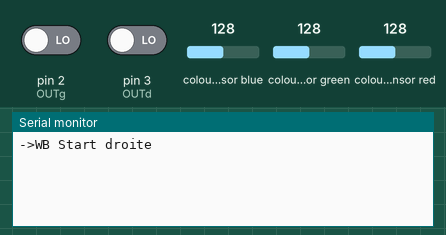
Recording of a sketch running on a simulated Arduino Uno, built with avr-gcc and run on an emulated ATmega328P. Parts: the last lines printed to the serial monitor. Wiring (inferred from the names in the program): 2 × TCS3200 colour sensor: output pin 2, S2 pin 5, S3 pin 4, S0 pin 7, S1 pin 6 / output pin 3, S2 pin 9, S3 pin 8, S0 pin 11, S1 pin 10. The test bench sets the inputs (shaded band); at power-on: colour sensor red 128, colour sensor green 128, colour sensor blue 128, pin 2 (OUTg) LOW, pin 3 (OUTd) LOW.

Above: at 1.2 s.
1.3 s: colour sensor red set to 5
At 2.8 s:
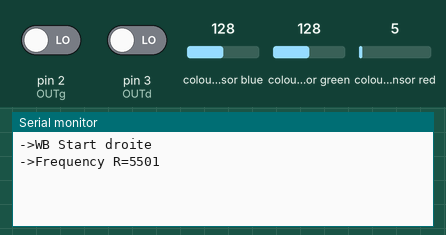
4.3 s: colour sensor green set to 5
At 5.9 s:
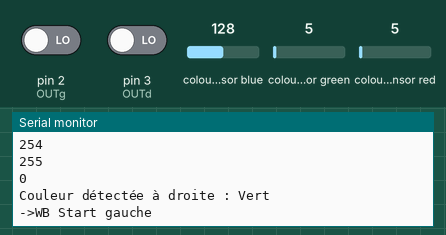
6.5 s: colour sensor blue set to 5
At 7.6 s:
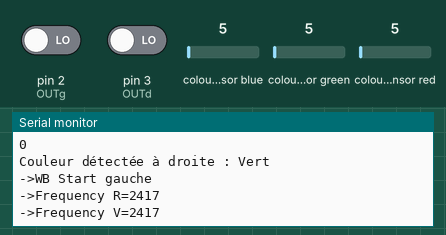
Timing chart, 0 to 9.5 s (numbered marks = the images above; inputs shaded):
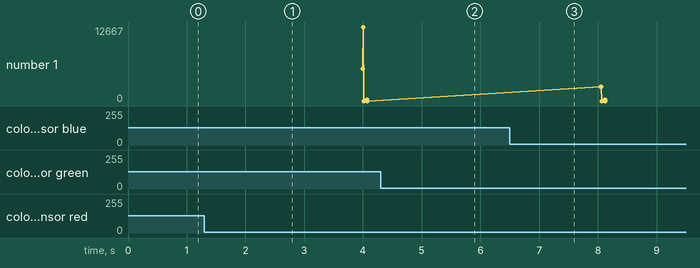

Measured:
- after the input at 1.3 s, the serial monitor: prints a new line after 0.70 s (image 1)

The sketch:

V4.ino
```cpp
#include <TimerOne.h>

const int S0g = 7;
const int S1g = 6;
const int S2g = 5;
const int S3g = 4;
const int OUTg= 2;
int Rg = 0;
int Vg = 0;
int Bg = 0;
int g_countg = 0;
int g_arrayg[3];
int g_flagg = 0;
float g_SFg[3];

const int S0d = 11;
const int S1d = 10;
const int S2d = 9;
const int S3d = 8;
const int OUTd= 3;
int Rd = 0;
int Vd = 0;
int Bd = 0;
int g_countd = 0;
int g_arrayd[3];
int g_flagd = 0;
float g_SFd[3];

// fonctions pour capteur droit/////////////////////////////////////////////////////////////////
void TSC_Initd()
{
  pinMode(S0d, OUTPUT);
  pinMode(S1d, OUTPUT);
  pinMode(S2d, OUTPUT);
  pinMode(S3d, OUTPUT);
  pinMode(OUTd, INPUT);
  digitalWrite(S0d, LOW);
  digitalWrite(S1d, HIGH);
}
void TSC_FilterColord(int Level01, int Level02)
{
  if (Level01 != 0)
    Level01 = HIGH;
  if (Level02 != 0)
    Level02 = HIGH;
  digitalWrite(S2d, Level01);
  digitalWrite(S3d, Level02);
}
void TSC_Countd()
{
  g_countd ++;
}
void TSC_WBd(int Level0, int Level1) // Balance des blancs
{
  g_countd = 0;
  g_flagd ++;
  TSC_FilterColord(Level0, Level1);
  Timer1.setPeriod(1000000);
}
void TSC_Callbackd()
{
  switch (g_flagd)
  {
    case 0:
      Serial.println("->WB Start droite");
      TSC_WBd(LOW, LOW); // Filtre sans rouge
      break;
    case 1:
      Serial.print("->Frequency R=");
      Serial.println(g_countd);
      g_arrayd[0] = g_countd;
      TSC_WBd(HIGH, HIGH); // Filtre sans vert
      break;
    case 2:
      Serial.print("->Frequency V=");
      Serial.println(g_countd);
      g_arrayd[1] = g_countd;
      TSC_WBd(LOW, HIGH); // Filtre sans bleu
      break;
    case 3:
      Serial.print("->Frequency B=");
      Serial.println(g_countd);
      Serial.println("->WB End");
      g_arrayd[2] = g_countd;
      TSC_WBd(HIGH, LOW); // Pas de filtre
      break;
    default:
      g_countd = 0;
      break;
  }
}

void captLumD(){
  g_flagd = 0;
  for (int i = 0; i < 3; i++)
    Serial.println(int(g_arrayd[i] * g_SFd[i]));
  Rd = int(g_arrayd[0] * g_SFd[0]);
  Vd = int(g_arrayd[1] * g_SFd[1]);
  Bd = int(g_arrayd[2] * g_SFd[2]);

  Serial.print("Couleur détectée à droite : ");
  if(Rd > 2*Vd && Rd > 2*Bd){
    Serial.println("Rouge");
  }
  else if(Vd > Rd && Vd > Bd){
    Serial.println("Vert");
  }
  else if(Bd > Rd && Bd > Vd){
    Serial.println("Bleu");
  }
  else{
    Serial.println("Non fiable");
  }
}
void setupd(){
  Timer1.initialize();
  Timer1.attachInterrupt(TSC_Callbackd);
  attachInterrupt(1, TSC_Countd, RISING);
  delay(4000);
  for (int i = 0; i < 3; i++)
    Serial.println(g_arrayd[i]);
  g_SFd[0] = 255.0 / g_arrayd[0]; // valeur R
  g_SFd[1] = 255.0 / g_arrayd[1] ; // valeur V
  g_SFd[2] = 255.0 / g_arrayd[2] ; // valeur B
  Serial.println(g_SFd[0]);
  Serial.println(g_SFd[1]);
  Serial.println(g_SFd[2]);
}

void mesured(){
    setupd();
    captLumD();
}
// fonctions pour capteur gauche///////////////////////////////////////////////////////////////////
void TSC_Initg()
{
  pinMode(S0g, OUTPUT);
  pinMode(S1g, OUTPUT);
  pinMode(S2g, OUTPUT);
  pinMode(S3g, OUTPUT);
  pinMode(OUTg, INPUT);
  digitalWrite(S0g, LOW);
  digitalWrite(S1g, HIGH);
}
void TSC_FilterColorg(int Level01, int Level02)
{
  if (Level01 != 0)
    Level01 = HIGH;
  if (Level02 != 0)
    Level02 = HIGH;
  digitalWrite(S2g, Level01);
  digitalWrite(S3g, Level02);
}
void TSC_Countg()
{
  g_countg ++;
}
void TSC_WBg(int Level0, int Level1) // Balance des blancs
{
  g_countg = 0;
  g_flagg ++;
  TSC_FilterColorg(Level0, Level1);
  Timer1.setPeriod(1000000);
}
void TSC_Callbackg()
{
  switch (g_flagg)
  {
    case 0:
      Serial.println("->WB Start gauche");
      TSC_WBg(LOW, LOW); // Filtre sans rouge
      break;
    case 1:
      Serial.print("->Frequency R=");
      Serial.println(g_countg);
      g_arrayg[0] = g_countg;
      TSC_WBg(HIGH, HIGH); // Filtre sans vert
      break;
    case 2:
      Serial.print("->Frequency V=");
      Serial.println(g_countg);
      g_arrayg[1] = g_countg;
      TSC_WBg(LOW, HIGH); // Filtre sans bleu
      break;
    case 3:
      Serial.print("->Frequency B=");
      Serial.println(g_countg);
      Serial.println("->WB End");
      g_arrayg[2] = g_countg;
      TSC_WBg(HIGH, LOW); // Pas de filtre
      break;
    default:
      g_countg = 0;
      break;
  }
}
void captLumG(){
  g_flagg = 0;
  for (int i = 0; i < 3; i++)
    Serial.println(int(g_arrayg[i] * g_SFg[i]));
  Rg = int(g_arrayg[0] * g_SFg[0]);
  Vg = int(g_arrayg[1] * g_SFg[1]);
  Bg = int(g_arrayg[2] * g_SFg[2]);

  Serial.print("Couleur détectée à gauche : ");
  if(Rg > 2*Vg && Rg > 2*Bg){
    Serial.println("Rouge");
  }
  else if(Vg > Rg && Vg > Bg){
    Serial.println("Vert");
  }
  else if(Bg > Rg && Bg > Vg){
    Serial.println("Bleu");
  }
  else{
    Serial.println("Non fiable");
  }
}
void setupg(){
  Timer1.initialize();
  Timer1.attachInterrupt(TSC_Callbackg);
  attachInterrupt(0, TSC_Countg, RISING);
  delay(4000);
  for (int i = 0; i < 3; i++)
    Serial.println(g_arrayg[i]);
  g_SFg[0] = 255.0 / g_arrayg[0]; // valeur R
  g_SFg[1] = 255.0 / g_arrayg[1] ; // valeur V
  g_SFg[2] = 255.0 / g_arrayg[2] ; // valeur B
  Serial.println(g_SFg[0]);
  Serial.println(g_SFg[1]);
  Serial.println(g_SFg[2]);
}

void mesureg(){
    setupg();
    captLumG();
}

// main ///////////////////////////////////////////////////////////////////////////////////////

void setup()
{
  Serial.begin(9600);
  TSC_Initg();
  TSC_Initd();
}

void loop()
{
  mesured();
  mesureg();
}
```
